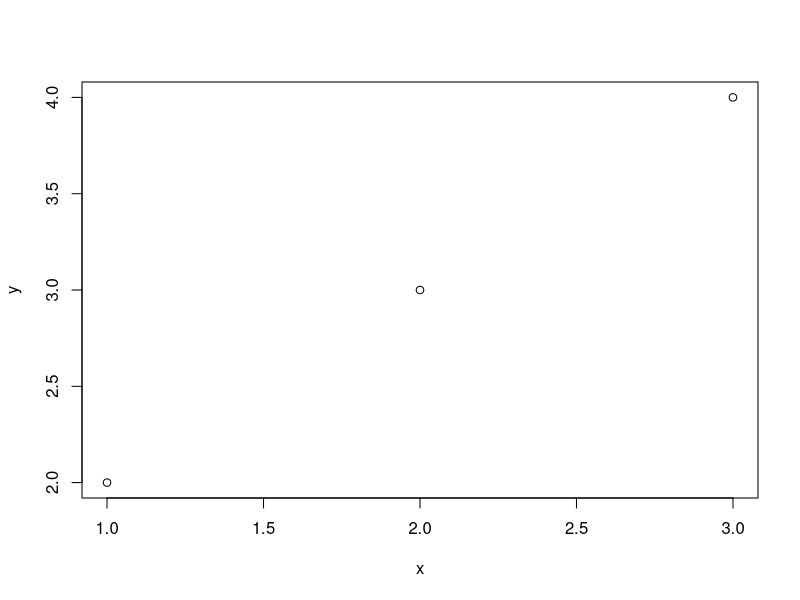

Write R code to recreate this figure.
## ---- chunk 1
x=c(1,2,3)
y=c(2,3,4)
plot(y~x)
